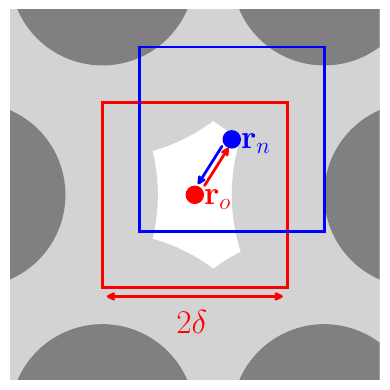

Recreate this plot in Python.
import matplotlib.pyplot as plt
from matplotlib import rc
rc('font',**{'family':'sans-serif','sans-serif':['OpenSans']})
rc('text', usetex=True)

circles=[
[-0.5, 1.2], [0.7, 1.2],
[-1.2, 0], [1.2, 0],
[-0.5, -1.2], [0.7, -1.2],
]

#plt.axes()
for circle in circles:
    plt.gca().add_patch(plt.Circle((circle[0], circle[1]),1, fc='lightgrey'))
for circle in circles:
    plt.gca().add_patch(plt.Circle((circle[0], circle[1]),0.5, fc='grey'))
#plt.gca().set_facecolor('black')
#plt.figure(facecolor='yellow')
plt.gca().add_patch(plt.Circle((0, 0),0.05, fc='red'))
plt.text(0.05, -0.05, r'$\mathbf{r}_o$', fontsize=24, color='red')
plt.gca().add_patch(plt.Rectangle(xy=(-0.5, -0.5), width=1, height=1, fc='none', ec='red', lw=2))
#plt.gca().add_patch(plt.Circle((0., 0.),0.5, fc='none', ec='black', linestyle='--'))
plt.gca().add_patch(plt.Circle((0.2, 0.3),0.05, fc='blue'))
plt.text(0.25, 0.25, r'$\mathbf{r}_n$', fontsize=24, color='blue')
plt.gca().add_patch(plt.Rectangle(xy=(-0.5+0.2, -0.5+0.3), width=1, height=1, fc='none', ec='blue', lw=2))
#plt.gca().add_patch(plt.Circle((0.2, 0.3),0.5, fc='none', ec='blue', linestyle='--'))
shift=0.02
plt.gca().annotate("", xy=(0.175+shift, 0.275), xytext=(0.025+shift, 0.025*3/2), arrowprops=dict(arrowstyle="->", lw=2, color='red'))
shift=-0.02
plt.gca().annotate("", xy=(0.175+shift, 0.275), xytext=(0.025+shift, 0.025*3/2), arrowprops=dict(arrowstyle="<-", lw=2, color='blue'))
#plt.gca().annotate("", xy=(0.175, 0.275), xytext=(0.025, 0.025*3/2), arrowprops=dict(arrowstyle="<-", lw=2, color='blue'))

# delta
plt.gca().annotate("", xy=(-0.5, -0.55), xytext=(0.5, -0.55), arrowprops=dict(arrowstyle="<->", lw=2, color='red'))
plt.text(-0.1, -0.75, r'$2\delta$', fontsize=24, color='red')

plt.axis('scaled')
plt.axis('off')
plt.xlim([-1., 1.])
plt.ylim([-1., 1.])
plt.savefig('dccb_draw.png', bbox_inches='tight', transparent=True, dpi=300)
